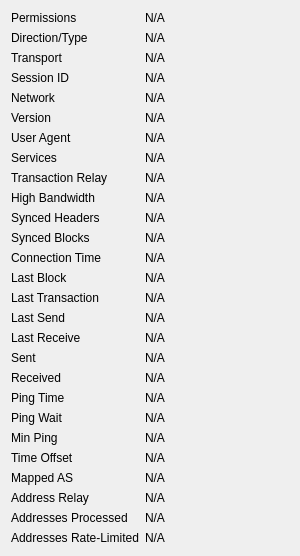
             <widget class="QWidget" name="detailWidget">
              <property name="geometry">
               <rect>
                <x>0</x>
                <y>0</y>
                <width>300</width>
                <height>426</height>
               </rect>
              </property>
              <layout class="QGridLayout" name="peerDetailsGrid" columnstretch="0,1">
               <item row="0" column="0">
                <widget class="QLabel" name="label_30">
                 <property name="text">
                  <string>Permissions</string>
                 </property>
                </widget>
               </item>
               <item row="0" column="1">
                <widget class="QLabel" name="peerPermissions">
                 <property name="cursor">
                  <cursorShape>IBeamCursor</cursorShape>
                 </property>
                 <property name="text">
                  <string>N/A</string>
                 </property>
                 <property name="textFormat">
                  <enum>Qt::PlainText</enum>
                 </property>
                 <property name="textInteractionFlags">
                  <set>Qt::LinksAccessibleByMouse|Qt::TextSelectableByKeyboard|Qt::TextSelectableByMouse</set>
                 </property>
                </widget>
               </item>
               <item row="1" column="0">
                <widget class="QLabel" name="peerConnectionTypeLabel">
                 <property name="toolTip">
                  <string>The direction and type of peer connection: %1</string>
                 </property>
                 <property name="text">
                  <string>Direction/Type</string>
                 </property>
                </widget>
               </item>
               <item row="1" column="1">
                <widget class="QLabel" name="peerConnectionType">
                 <property name="cursor">
                  <cursorShape>IBeamCursor</cursorShape>
                 </property>
                 <property name="text">
                  <string>N/A</string>
                 </property>
                 <property name="textFormat">
                  <enum>Qt::PlainText</enum>
                 </property>
                 <property name="textInteractionFlags">
                  <set>Qt::LinksAccessibleByMouse|Qt::TextSelectableByKeyboard|Qt::TextSelectableByMouse</set>
                 </property>
                </widget>
               </item>
               <item row="2" column="0">
                <widget class="QLabel" name="peerTransportTypeLabel">
                 <property name="toolTip">
                  <string>The transport layer version: %1</string>
                 </property>
                 <property name="text">
                  <string>Transport</string>
                 </property>
                </widget>
               </item>
               <item row="2" column="1">
                <widget class="QLabel" name="peerTransportType">
                 <property name="cursor">
                  <cursorShape>IBeamCursor</cursorShape>
                 </property>
                 <property name="text">
                  <string>N/A</string>
                 </property>
                 <property name="textFormat">
                  <enum>Qt::PlainText</enum>
                 </property>
                 <property name="textInteractionFlags">
                  <set>Qt::LinksAccessibleByMouse|Qt::TextSelectableByKeyboard|Qt::TextSelectableByMouse</set>
                 </property>
                </widget>
               </item>
               <item row="3" column="0">
                <widget class="QLabel" name="peerSessionIdLabel">
                 <property name="toolTip">
                  <string>The BIP324 session ID string in hex.</string>
                 </property>
                 <property name="text">
                  <string>Session ID</string>
                 </property>
                </widget>
               </item>
               <item row="3" column="1">
                <widget class="QLabel" name="peerSessionId">
                 <property name="cursor">
                  <cursorShape>IBeamCursor</cursorShape>
                 </property>
                 <property name="text">
                  <string>N/A</string>
                 </property>
                 <property name="textFormat">
                  <enum>Qt::PlainText</enum>
                 </property>
                 <property name="textInteractionFlags">
                  <set>Qt::LinksAccessibleByMouse|Qt::TextSelectableByKeyboard|Qt::TextSelectableByMouse</set>
                 </property>
                </widget>
               </item>
               <item row="4" column="0">
                <widget class="QLabel" name="peerNetworkLabel">
                 <property name="toolTip">
                  <string>The network protocol this peer is connected through: IPv4, IPv6, Onion, I2P, or CJDNS.</string>
                 </property>
                 <property name="text">
                  <string>Network</string>
                 </property>
                </widget>
               </item>
               <item row="4" column="1">
                <widget class="QLabel" name="peerNetwork">
                 <property name="cursor">
                  <cursorShape>IBeamCursor</cursorShape>
                 </property>
                 <property name="text">
                  <string>N/A</string>
                 </property>
                 <property name="textFormat">
                  <enum>Qt::PlainText</enum>
                 </property>
                 <property name="textInteractionFlags">
                  <set>Qt::LinksAccessibleByMouse|Qt::TextSelectableByKeyboard|Qt::TextSelectableByMouse</set>
                 </property>
                </widget>
               </item>
               <item row="5" column="0">
                <widget class="QLabel" name="label_21">
                 <property name="text">
                  <string>Version</string>
                 </property>
                </widget>
               </item>
               <item row="5" column="1">
                <widget class="QLabel" name="peerVersion">
                 <property name="cursor">
                  <cursorShape>IBeamCursor</cursorShape>
                 </property>
                 <property name="text">
                  <string>N/A</string>
                 </property>
                 <property name="textFormat">
                  <enum>Qt::PlainText</enum>
                 </property>
                 <property name="textInteractionFlags">
                  <set>Qt::LinksAccessibleByMouse|Qt::TextSelectableByKeyboard|Qt::TextSelectableByMouse</set>
                 </property>
                </widget>
               </item>
               <item row="6" column="0">
                <widget class="QLabel" name="label_28">
                 <property name="text">
                  <string>User Agent</string>
                 </property>
                </widget>
               </item>
               <item row="6" column="1">
                <widget class="QLabel" name="peerSubversion">
                 <property name="cursor">
                  <cursorShape>IBeamCursor</cursorShape>
                 </property>
                 <property name="text">
                  <string>N/A</string>
                 </property>
                 <property name="textFormat">
                  <enum>Qt::PlainText</enum>
                 </property>
                 <property name="textInteractionFlags">
                  <set>Qt::LinksAccessibleByMouse|Qt::TextSelectableByKeyboard|Qt::TextSelectableByMouse</set>
                 </property>
                </widget>
               </item>
               <item row="7" column="0">
                <widget class="QLabel" name="label_4">
                 <property name="text">
                  <string>Services</string>
                 </property>
                </widget>
               </item>
               <item row="7" column="1">
                <widget class="QLabel" name="peerServices">
                 <property name="cursor">
                  <cursorShape>IBeamCursor</cursorShape>
                 </property>
                 <property name="text">
                  <string>N/A</string>
                 </property>
                 <property name="textFormat">
                  <enum>Qt::PlainText</enum>
                 </property>
                 <property name="wordWrap">
                  <bool>true</bool>
                 </property>
                 <property name="textInteractionFlags">
                  <set>Qt::LinksAccessibleByMouse|Qt::TextSelectableByKeyboard|Qt::TextSelectableByMouse</set>
                 </property>
                </widget>
               </item>
               <item row="8" column="0">
                <widget class="QLabel" name="peerRelayTxesLabel">
                 <property name="toolTip">
                  <string>Whether we relay transactions to this peer.</string>
                 </property>
                 <property name="text">
                  <string>Transaction Relay</string>
                 </property>
                </widget>
               </item>
               <item row="8" column="1">
                <widget class="QLabel" name="peerRelayTxes">
                 <property name="cursor">
                  <cursorShape>IBeamCursor</cursorShape>
                 </property>
                 <property name="text">
                  <string>N/A</string>
                 </property>
                 <property name="textFormat">
                  <enum>Qt::PlainText</enum>
                 </property>
                 <property name="textInteractionFlags">
                  <set>Qt::LinksAccessibleByMouse|Qt::TextSelectableByKeyboard|Qt::TextSelectableByMouse</set>
                 </property>
                </widget>
               </item>
               <item row="9" column="0">
                <widget class="QLabel" name="peerHighBandwidthLabel">
                 <property name="toolTip">
                  <string>High bandwidth BIP152 compact block relay: %1</string>
                 </property>
                 <property name="text">
                  <string>High Bandwidth</string>
                 </property>
                </widget>
               </item>
               <item row="9" column="1">
                <widget class="QLabel" name="peerHighBandwidth">
                 <property name="cursor">
                  <cursorShape>IBeamCursor</cursorShape>
                 </property>
                 <property name="text">
                  <string>N/A</string>
                 </property>
                 <property name="textFormat">
                  <enum>Qt::PlainText</enum>
                 </property>
                 <property name="textInteractionFlags">
                  <set>Qt::LinksAccessibleByMouse|Qt::TextSelectableByKeyboard|Qt::TextSelectableByMouse</set>
                 </property>
                </widget>
               </item>
               <item row="10" column="0">
                <widget class="QLabel" name="label_27">
                 <property name="text">
                  <string>Synced Headers</string>
                 </property>
                </widget>
               </item>
               <item row="10" column="1">
                <widget class="QLabel" name="peerSyncHeight">
                 <property name="cursor">
                  <cursorShape>IBeamCursor</cursorShape>
                 </property>
                 <property name="text">
                  <string>N/A</string>
                 </property>
                 <property name="textFormat">
                  <enum>Qt::PlainText</enum>
                 </property>
                 <property name="textInteractionFlags">
                  <set>Qt::LinksAccessibleByMouse|Qt::TextSelectableByKeyboard|Qt::TextSelectableByMouse</set>
                 </property>
                </widget>
               </item>
               <item row="11" column="0">
                <widget class="QLabel" name="label_25">
                 <property name="text">
                  <string>Synced Blocks</string>
                 </property>
                </widget>
               </item>
               <item row="11" column="1">
                <widget class="QLabel" name="peerCommonHeight">
                 <property name="cursor">
                  <cursorShape>IBeamCursor</cursorShape>
                 </property>
                 <property name="text">
                  <string>N/A</string>
                 </property>
                 <property name="textFormat">
                  <enum>Qt::PlainText</enum>
                 </property>
                 <property name="textInteractionFlags">
                  <set>Qt::LinksAccessibleByMouse|Qt::TextSelectableByKeyboard|Qt::TextSelectableByMouse</set>
                 </property>
                </widget>
               </item>
               <item row="12" column="0">
                <widget class="QLabel" name="label_22">
                 <property name="text">
                  <string>Connection Time</string>
                 </property>
                </widget>
               </item>
               <item row="12" column="1">
                <widget class="QLabel" name="peerConnTime">
                 <property name="cursor">
                  <cursorShape>IBeamCursor</cursorShape>
                 </property>
                 <property name="text">
                  <string>N/A</string>
                 </property>
                 <property name="textFormat">
                  <enum>Qt::PlainText</enum>
                 </property>
                 <property name="textInteractionFlags">
                  <set>Qt::LinksAccessibleByMouse|Qt::TextSelectableByKeyboard|Qt::TextSelectableByMouse</set>
                 </property>
                </widget>
               </item>
               <item row="13" column="0">
                <widget class="QLabel" name="peerLastBlockLabel">
                 <property name="toolTip">
                  <string>Elapsed time since a novel block passing initial validity checks was received from this peer.</string>
                 </property>
                 <property name="text">
                  <string>Last Block</string>
                 </property>
                </widget>
               </item>
               <item row="13" column="1">
                <widget class="QLabel" name="peerLastBlock">
                 <property name="cursor">
                  <cursorShape>IBeamCursor</cursorShape>
                 </property>
                 <property name="text">
                  <string>N/A</string>
                 </property>
                 <property name="textFormat">
                  <enum>Qt::PlainText</enum>
                 </property>
                 <property name="textInteractionFlags">
                  <set>Qt::LinksAccessibleByMouse|Qt::TextSelectableByKeyboard|Qt::TextSelectableByMouse</set>
                 </property>
                </widget>
               </item>
               <item row="14" column="0">
                <widget class="QLabel" name="peerLastTxLabel">
                 <property name="toolTip">
                  <string extracomment="Tooltip text for the Last Transaction field in the peer details area.">Elapsed time since a novel transaction accepted into our mempool was received from this peer.</string>
                 </property>
                 <property name="text">
                  <string>Last Transaction</string>
                 </property>
                </widget>
               </item>
               <item row="14" column="1">
                <widget class="QLabel" name="peerLastTx">
                 <property name="cursor">
                  <cursorShape>IBeamCursor</cursorShape>
                 </property>
                 <property name="text">
                  <string>N/A</string>
                 </property>
                 <property name="textFormat">
                  <enum>Qt::PlainText</enum>
                 </property>
                 <property name="textInteractionFlags">
                  <set>Qt::LinksAccessibleByMouse|Qt::TextSelectableByKeyboard|Qt::TextSelectableByMouse</set>
                 </property>
                </widget>
               </item>
               <item row="15" column="0">
                <widget class="QLabel" name="label_15">
                 <property name="text">
                  <string>Last Send</string>
                 </property>
                </widget>
               </item>
               <item row="15" column="1">
                <widget class="QLabel" name="peerLastSend">
                 <property name="cursor">
                  <cursorShape>IBeamCursor</cursorShape>
                 </property>
                 <property name="text">
                  <string>N/A</string>
                 </property>
                 <property name="textFormat">
                  <enum>Qt::PlainText</enum>
                 </property>
                 <property name="textInteractionFlags">
                  <set>Qt::LinksAccessibleByMouse|Qt::TextSelectableByKeyboard|Qt::TextSelectableByMouse</set>
                 </property>
                </widget>
               </item>
               <item row="16" column="0">
                <widget class="QLabel" name="label_19">
                 <property name="text">
                  <string>Last Receive</string>
                 </property>
                </widget>
               </item>
               <item row="16" column="1">
                <widget class="QLabel" name="peerLastRecv">
                 <property name="cursor">
                  <cursorShape>IBeamCursor</cursorShape>
                 </property>
                 <property name="text">
                  <string>N/A</string>
                 </property>
                 <property name="textFormat">
                  <enum>Qt::PlainText</enum>
                 </property>
                 <property name="textInteractionFlags">
                  <set>Qt::LinksAccessibleByMouse|Qt::TextSelectableByKeyboard|Qt::TextSelectableByMouse</set>
                 </property>
                </widget>
               </item>
               <item row="17" column="0">
                <widget class="QLabel" name="label_18">
                 <property name="text">
                  <string>Sent</string>
                 </property>
                </widget>
               </item>
               <item row="17" column="1">
                <widget class="QLabel" name="peerBytesSent">
                 <property name="cursor">
                  <cursorShape>IBeamCursor</cursorShape>
                 </property>
                 <property name="text">
                  <string>N/A</string>
                 </property>
                 <property name="textFormat">
                  <enum>Qt::PlainText</enum>
                 </property>
                 <property name="textInteractionFlags">
                  <set>Qt::LinksAccessibleByMouse|Qt::TextSelectableByKeyboard|Qt::TextSelectableByMouse</set>
                 </property>
                </widget>
               </item>
               <item row="18" column="0">
                <widget class="QLabel" name="label_20">
                 <property name="text">
                  <string>Received</string>
                 </property>
                </widget>
               </item>
               <item row="18" column="1">
                <widget class="QLabel" name="peerBytesRecv">
                 <property name="cursor">
                  <cursorShape>IBeamCursor</cursorShape>
                 </property>
                 <property name="text">
                  <string>N/A</string>
                 </property>
                 <property name="textFormat">
                  <enum>Qt::PlainText</enum>
                 </property>
                 <property name="textInteractionFlags">
                  <set>Qt::LinksAccessibleByMouse|Qt::TextSelectableByKeyboard|Qt::TextSelectableByMouse</set>
                 </property>
                </widget>
               </item>
               <item row="19" column="0">
                <widget class="QLabel" name="label_26">
                 <property name="text">
                  <string>Ping Time</string>
                 </property>
                </widget>
               </item>
               <item row="19" column="1">
                <widget class="QLabel" name="peerPingTime">
                 <property name="cursor">
                  <cursorShape>IBeamCursor</cursorShape>
                 </property>
                 <property name="text">
                  <string>N/A</string>
                 </property>
                 <property name="textFormat">
                  <enum>Qt::PlainText</enum>
                 </property>
                 <property name="textInteractionFlags">
                  <set>Qt::LinksAccessibleByMouse|Qt::TextSelectableByKeyboard|Qt::TextSelectableByMouse</set>
                 </property>
                </widget>
               </item>
               <item row="20" column="0">
                <widget class="QLabel" name="peerPingWaitLabel">
                 <property name="toolTip">
                  <string>The duration of a currently outstanding ping.</string>
                 </property>
                 <property name="text">
                  <string>Ping Wait</string>
                 </property>
                </widget>
               </item>
               <item row="20" column="1">
                <widget class="QLabel" name="peerPingWait">
                 <property name="cursor">
                  <cursorShape>IBeamCursor</cursorShape>
                 </property>
                 <property name="text">
                  <string>N/A</string>
                 </property>
                 <property name="textFormat">
                  <enum>Qt::PlainText</enum>
                 </property>
                 <property name="textInteractionFlags">
                  <set>Qt::LinksAccessibleByMouse|Qt::TextSelectableByKeyboard|Qt::TextSelectableByMouse</set>
                 </property>
                </widget>
               </item>
               <item row="21" column="0">
                <widget class="QLabel" name="peerMinPingLabel">
                 <property name="text">
                  <string>Min Ping</string>
                 </property>
                </widget>
               </item>
               <item row="21" column="1">
                <widget class="QLabel" name="peerMinPing">
                 <property name="cursor">
                  <cursorShape>IBeamCursor</cursorShape>
                 </property>
                 <property name="text">
                  <string>N/A</string>
                 </property>
                 <property name="textFormat">
                  <enum>Qt::PlainText</enum>
                 </property>
                 <property name="textInteractionFlags">
                  <set>Qt::LinksAccessibleByMouse|Qt::TextSelectableByKeyboard|Qt::TextSelectableByMouse</set>
                 </property>
                </widget>
               </item>
               <item row="22" column="0">
                <widget class="QLabel" name="label_timeoffset">
                 <property name="text">
                  <string>Time Offset</string>
                 </property>
                </widget>
               </item>
               <item row="22" column="1">
                <widget class="QLabel" name="timeoffset">
                 <property name="cursor">
                  <cursorShape>IBeamCursor</cursorShape>
                 </property>
                 <property name="text">
                  <string>N/A</string>
                 </property>
                 <property name="textFormat">
                  <enum>Qt::PlainText</enum>
                 </property>
                 <property name="textInteractionFlags">
                  <set>Qt::LinksAccessibleByMouse|Qt::TextSelectableByKeyboard|Qt::TextSelectableByMouse</set>
                 </property>
                </widget>
               </item>
               <item row="23" column="0">
                <widget class="QLabel" name="peerMappedASLabel">
                 <property name="toolTip">
                  <string>The mapped Autonomous System used for diversifying peer selection.</string>
                 </property>
                 <property name="text">
                  <string>Mapped AS</string>
                 </property>
                </widget>
               </item>
               <item row="23" column="1">
                <widget class="QLabel" name="peerMappedAS">
                 <property name="cursor">
                  <cursorShape>IBeamCursor</cursorShape>
                 </property>
                 <property name="text">
                  <string>N/A</string>
                 </property>
                 <property name="textFormat">
                  <enum>Qt::PlainText</enum>
                 </property>
                 <property name="textInteractionFlags">
                  <set>Qt::LinksAccessibleByMouse|Qt::TextSelectableByKeyboard|Qt::TextSelectableByMouse</set>
                 </property>
                </widget>
               </item>
               <item row="24" column="0">
                <widget class="QLabel" name="peerAddrRelayEnabledLabel">
                 <property name="toolTip">
                  <string extracomment="Tooltip text for the Address Relay field in the peer details area, which displays whether we relay addresses to this peer (Yes/No).">Whether we relay addresses to this peer.</string>
                 </property>
                 <property name="text">
                  <string extracomment="Text title for the Address Relay field in the peer details area, which displays whether we relay addresses to this peer (Yes/No).">Address Relay</string>
                 </property>
                </widget>
               </item>
               <item row="24" column="1">
                <widget class="QLabel" name="peerAddrRelayEnabled">
                 <property name="cursor">
                  <cursorShape>IBeamCursor</cursorShape>
                 </property>
                 <property name="text">
                  <string>N/A</string>
                 </property>
                 <property name="textFormat">
                  <enum>Qt::PlainText</enum>
                 </property>
                 <property name="textInteractionFlags">
                  <set>Qt::LinksAccessibleByMouse|Qt::TextSelectableByKeyboard|Qt::TextSelectableByMouse</set>
                 </property>
                </widget>
               </item>
               <item row="25" column="0">
                <widget class="QLabel" name="peerAddrProcessedLabel">
                 <property name="toolTip">
                  <string extracomment="Tooltip text for the Addresses Processed field in the peer details area, which displays the total number of addresses received from this peer that were processed (excludes addresses that were dropped due to rate-limiting).">The total number of addresses received from this peer that were processed (excludes addresses that were dropped due to rate-limiting).</string>
                 </property>
                 <property name="text">
                  <string extracomment="Text title for the Addresses Processed field in the peer details area, which displays the total number of addresses received from this peer that were processed (excludes addresses that were dropped due to rate-limiting).">Addresses Processed</string>
                 </property>
                </widget>
               </item>
               <item row="25" column="1">
                <widget class="QLabel" name="peerAddrProcessed">
                 <property name="cursor">
                  <cursorShape>IBeamCursor</cursorShape>
                 </property>
                 <property name="text">
                  <string>N/A</string>
                 </property>
                 <property name="textFormat">
                  <enum>Qt::PlainText</enum>
                 </property>
                 <property name="textInteractionFlags">
                  <set>Qt::LinksAccessibleByMouse|Qt::TextSelectableByKeyboard|Qt::TextSelectableByMouse</set>
                 </property>
                </widget>
               </item>
               <item row="26" column="0">
                <widget class="QLabel" name="peerAddrRateLimitedLabel">
                 <property name="toolTip">
                  <string extracomment="Tooltip text for the Addresses Rate-Limited field in the peer details area, which displays the total number of addresses received from this peer that were dropped (not processed) due to rate-limiting.">The total number of addresses received from this peer that were dropped (not processed) due to rate-limiting.</string>
                 </property>
                 <property name="text">
                  <string extracomment="Text title for the Addresses Rate-Limited field in the peer details area, which displays the total number of addresses received from this peer that were dropped (not processed) due to rate-limiting.">Addresses Rate-Limited</string>
                 </property>
                </widget>
               </item>
               <item row="26" column="1">
                <widget class="QLabel" name="peerAddrRateLimited">
                 <property name="cursor">
                  <cursorShape>IBeamCursor</cursorShape>
                 </property>
                 <property name="text">
                  <string>N/A</string>
                 </property>
                 <property name="textFormat">
                  <enum>Qt::PlainText</enum>
                 </property>
                 <property name="textInteractionFlags">
                  <set>Qt::LinksAccessibleByMouse|Qt::TextSelectableByKeyboard|Qt::TextSelectableByMouse</set>
                 </property>
                </widget>
               </item>
               <item row="27" column="0">
                <spacer name="verticalSpacer_3">
                 <property name="orientation">
                  <enum>Qt::Vertical</enum>
                 </property>
                 <property name="sizeHint" stdset="0">
                  <size>
                   <width>20</width>
                   <height>40</height>
                  </size>
                 </property>
                </spacer>
               </item>
              </layout>
             </widget>
